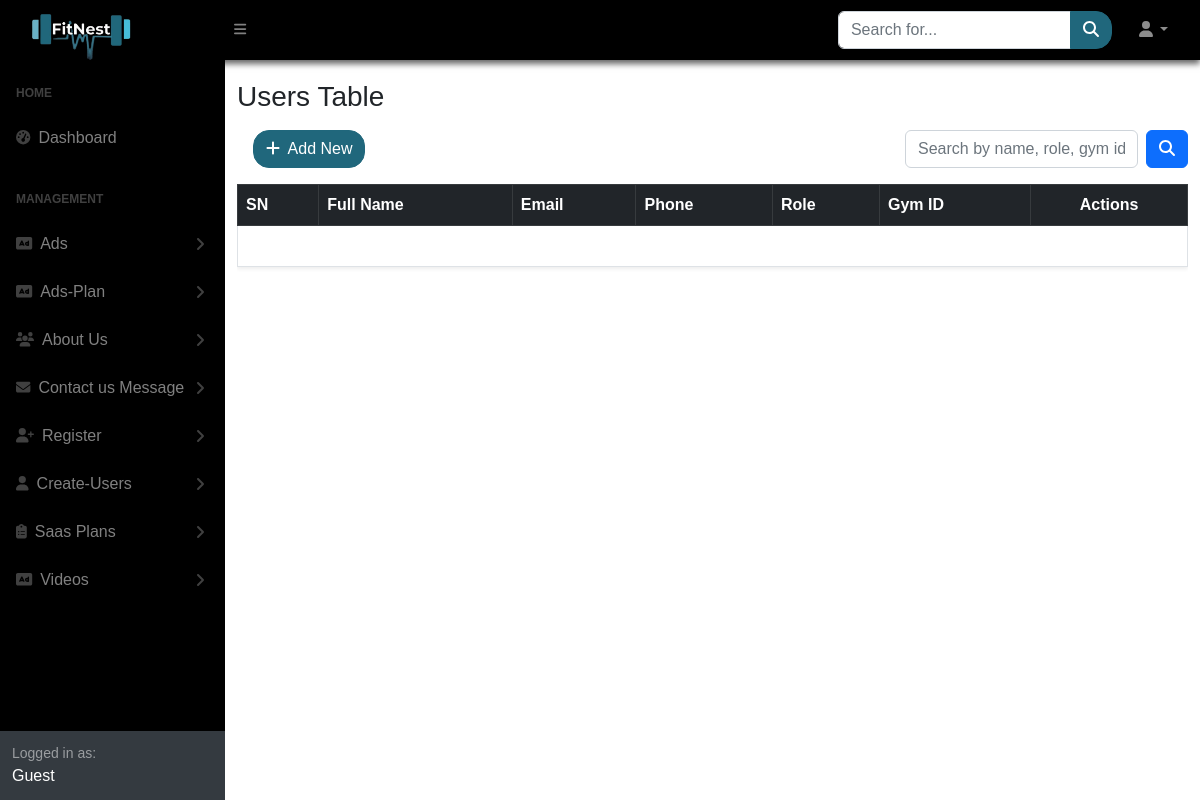
The app's page /SuperAdmin/Create-Users/index.php, older data.
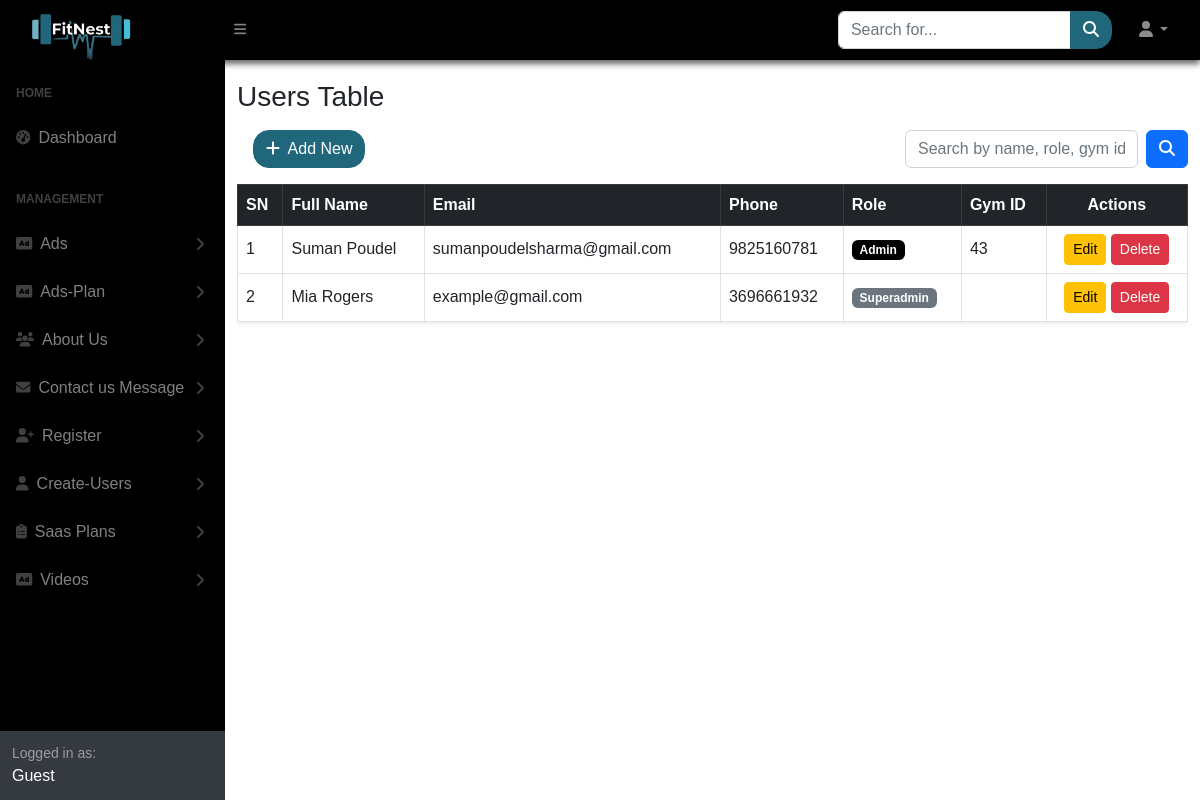
The same page, newer data.
### tables this page shows
CREATE TABLE `users` (
  `user_id` int(11) NOT NULL,
  `gym_id` int(11) DEFAULT NULL,
  `name` varchar(150) NOT NULL,
  `email` varchar(150) NOT NULL,
  `phone` varchar(20) DEFAULT NULL,
  `password` varchar(255) NOT NULL,
  `role` enum('superadmin','admin','trainer') NOT NULL,
  `created_at` timestamp NOT NULL DEFAULT current_timestamp(),
  `updated_at` timestamp NOT NULL DEFAULT current_timestamp() ON UPDATE current_timestamp()
);

### SuperAdmin/Create-Users/index.php (the view, shortened to what this page needs)
<?php
include "../../database/db_connect.php";
$limit = 15;
$page = isset($_GET['page']) && is_numeric($_GET['page']) ? (int)$_GET['page'] : 1;
$offset = ($page - 1) * $limit;
$search = isset($_GET['search']) ? trim($_GET['search']) : "";
$baseQuery = "FROM users WHERE 1";
$sql = "SELECT user_id, gym_id, name, email, phone, password, role, created_at, updated_at
        $baseQuery
        ORDER BY created_at DESC
        LIMIT $limit OFFSET $offset";
$result = $conn->query($sql);
$users = [];
if ($result && $result->num_rows > 0) {
    while ($row = $result->fetch_assoc()) {
        $users[] = $row;
    }
}
?>
<?php require("../sidelayout.php"); ?>
<div id="layoutSidenav_content">
    <main>
        <div class="container mt-4">
            <h3 class="mb-3">Users Table</h3>
            <div class="d-flex justify-content-between align-items-center mb-3">
                <a href="create.php" class="btn btn-our ms-3">
                    <i class="fas fa-plus me-1"></i> Add New
                </a>
                <form method="GET" class="d-flex" style="max-width: 300px;">
                    <input type="text" name="search" class="form-control me-2" placeholder="Search by name, role, gym id" value="<?= htmlspecialchars($search) ?>">
                    <button type="submit" class="btn btn-primary">
                        <i class="fas fa-search"></i>
                    </button>
                </form>
            </div>
            <div class="table-responsive">
                <table class="table table-bordered table-hover shadow-sm align-middle">
                    <thead class="table-dark">
                        <tr>
                            <th>SN</th>
                            <th>Full Name</th>
                            <th>Email</th>
                            <th>Phone</th>
                            <th>Role</th>
                            <th>Gym ID</th>
                            <th class="text-center">Actions</th>
                        </tr>
                    </thead>
                    <tbody>
                        <?php
                        $sn = $offset + 1;
                        if (!empty($users)):
                            foreach ($users as $user): ?>
                                <tr>
                                    <td><?= $sn++ ?></td>
                                    <td><?= htmlspecialchars($user['name']) ?></td>
                                    <td><?= htmlspecialchars($user['email']) ?></td>
                                    <td><?= htmlspecialchars($user['phone']) ?></td>
                                    <td>
                                        <span class="badge <?= strtolower($user['role']) === 'admin' ? 'bg-primary' : 'bg-secondary' ?>">
                                            <?= htmlspecialchars(ucfirst($user['role'])) ?>
                                        </span>
                                    </td>
                                    <td>
                                        <?php if (strtolower($user['role']) === 'admin' && !empty($user['gym_id'])): ?>
                                            <?= htmlspecialchars($user['gym_id']) ?>
                                        <?php else: ?>
                                            <span class="text-muted">-</span>
                                        <?php endif; ?>
                                    </td>
                                    <td class="text-center">
                                        <a href="edit.php?id=<?= $user['user_id'] ?>" class="btn btn-sm btn-warning">Edit</a>
                                        <a href="delete.php?id=<?= $user['user_id'] ?>" class="btn btn-sm btn-danger" onclick="return confirm('Are you sure you want to delete this user?');">Delete</a>
                                    </td>
                                </tr>
                            <?php endforeach;
                        else: ?>
                            <tr>
                                <td colspan="7" class="text-center text-muted">No users found.</td>
                            </tr>
                        <?php endif; ?>
                    </tbody>
                </table>
            </div>
        </div>
        <link href="https://cdnjs.cloudflare.com/ajax/libs/font-awesome/6.5.0/css/all.min.css" rel="stylesheet" />
    </main>
    <?php require("../assets/link.php"); ?>

### SuperAdmin/Layouts/header.php (shortened to what this page needs)
<!DOCTYPE html>
<html lang="en">
<head>
    <link href="https://cdn.jsdelivr.net/npm/simple-datatables@7.1.2/dist/style.min.css" rel="stylesheet" />
    <link href="../assets/css/styles.css" rel="stylesheet" />
    <link rel="stylesheet" href="../assets/css/landing.css">
</head>
<body class="sb-nav-fixed">

### SuperAdmin/Layouts/navbar.php (shortened to what this page needs)
<nav class="sb-topnav navbar navbar-expand navbar-dark bg-dark">
    <a class="navbar-brand ps-3" href="../../index.php"><img src="../uploads/logo_transparent.png" alt=""></a>
    <button class="btn btn-link btn-sm order-1 order-lg-0 me-4 me-lg-0" id="sidebarToggle" href="#!"><i
            class="fas fa-bars"></i></button>
    <form class="d-none d-md-inline-block form-inline ms-auto me-0 me-md-3 my-2 my-md-0">
        <div class="input-group">
            <input class="form-control" type="text" placeholder="Search for..." aria-label="Search for..."
                aria-describedby="btnNavbarSearch" />
            <button class="btn btn-our" id="btnNavbarSearch" type="button"><i
                    class="fas fa-search"></i></button>
        </div>
    </form>
    <ul class="navbar-nav ms-auto ms-md-0 me-3 me-lg-4">
        <li class="nav-item dropdown">
            <a class="nav-link dropdown-toggle" id="navbarDropdown" href="#" role="button" data-bs-toggle="dropdown"
                aria-expanded="false"><i class="fas fa-user fa-fw"></i></a>
        </li>
    </ul>
</nav>

### SuperAdmin/sidelayout.php (shortened to what this page needs)
<?php require_once('Layouts/header.php'); ?>
<?php require_once('Layouts/navbar.php'); ?>
<div id="layoutSidenav">
    <div id="layoutSidenav_nav">
        <nav class="sb-sidenav accordion sb-sidenav-dark" id="sidenavAccordion">
            <div class="sb-sidenav-menu bg-dark">
                <div class="nav">
                    <div class="sb-sidenav-menu-heading">Home</div>
                    <a class="nav-link" href="../superAdminPage.php">
                        <div class="sb-nav-link-icon"><i class="fas fa-tachometer-alt"></i></div>
                        Dashboard
                    </a>
                    <div class="sb-sidenav-menu-heading">Management</div>
                    <a class="nav-link collapsed" href="#" data-bs-toggle="collapse"
                        data-bs-target="#collapseAds" aria-expanded="false" aria-controls="collapseAds">
                        <div class="sb-nav-link-icon"><i class="fas fa-ad"></i></div>
                        Ads
                        <div class="sb-sidenav-collapse-arrow"><i class="fas fa-angle-down"></i></div>
                    </a>
                    <a class="nav-link collapsed" href="#" data-bs-toggle="collapse"
                        data-bs-target="#collapseAdsPlan" aria-expanded="false" aria-controls="collapseAdsPlan">
                        <div class="sb-nav-link-icon"><i class="fas fa-ad"></i></div>
                        Ads-Plan
                        <div class="sb-sidenav-collapse-arrow"><i class="fas fa-angle-down"></i></div>
                    </a>
                    <a class="nav-link collapsed" href="#" data-bs-toggle="collapse"
                        data-bs-target="#collapseAboutUs" aria-expanded="false" aria-controls="collapseAboutUs">
                        <div class="sb-nav-link-icon"><i class="fas fa-users"></i></div>
                        About Us
                        <div class="sb-sidenav-collapse-arrow"><i class="fas fa-angle-down"></i></div>
                    </a>
                    <a class="nav-link collapsed" href="#" data-bs-toggle="collapse"
                        data-bs-target="#collapseContactUs" aria-expanded="false" aria-controls="collapseConatctus">
                        <div class="sb-nav-link-icon"><i class="fas fa-envelope"></i></div>
                        Contact us Message
                        <div class="sb-sidenav-collapse-arrow"><i class="fas fa-angle-down"></i></div>
                    </a>
                    <a class="nav-link collapsed" href="#" data-bs-toggle="collapse"
                        data-bs-target="#collapseRegister" aria-expanded="false" aria-controls="collapseRegister">
                        <div class="sb-nav-link-icon"><i class="fas fa-user-plus"></i></div>
                        Register
                        <div class="sb-sidenav-collapse-arrow"><i class="fas fa-angle-down"></i></div>
                    </a>
                    <a class="nav-link collapsed" href="#" data-bs-toggle="collapse"
                        data-bs-target="#collapseUsers" aria-expanded="false" aria-controls="collapseUsers">
                        <div class="sb-nav-link-icon"><i class="fas fa-user"></i></div>
                        Create-Users
                        <div class="sb-sidenav-collapse-arrow"><i class="fas fa-angle-down"></i></div>
                    </a>
                    <a class="nav-link collapsed" href="#" data-bs-toggle="collapse"
                        data-bs-target="#collapseSaasPlans" aria-expanded="false" aria-controls="collapseSaasPlans">
                        <div class="sb-nav-link-icon"><i class="fas fa-clipboard-list"></i></div>
                        Saas Plans
                        <div class="sb-sidenav-collapse-arrow"><i class="fas fa-angle-down"></i></div>
                    </a>
                    <a class="nav-link collapsed" href="#" data-bs-toggle="collapse"
                        data-bs-target="#collapseVideos" aria-expanded="false" aria-controls="collapseVideos">
                        <div class="sb-nav-link-icon"><i class="fas fa-ad"></i></div>
                        Videos
                        <div class="sb-sidenav-collapse-arrow"><i class="fas fa-angle-down"></i></div>
                    </a>
                </div>
            </div>
            <div class="sb-sidenav-footer">
                <div class="small">Logged in as:</div>
                <?php
                if (isset($_SESSION['name'])) {
                    echo htmlspecialchars($_SESSION['name']);
                } elseif (isset($_SESSION['fullname'])) {
                    echo htmlspecialchars($_SESSION['fullname']);
                } else {
                    echo "<span class='text-muted'>Guest</span>";
                }
                ?>
            </div>
        </nav>
    </div>

### SuperAdmin/assets/link.php (shortened to what this page needs)
</div>
</div>
</body>
</html>

### SuperAdmin/assets/css/landing.css (style rules this page uses)
* { margin: 0; padding: 0; box-sizing: border-box; font-family: Sans-serif; }
html { height: 100%; scroll-behavior: smooth; }
.navbar { height: 60px; padding: 0; box-shadow: 0 4px 6px rgba(0, 0, 0, 0.6); }
.navbar-brand { margin-left: 1rem; }
.bg-primary { background-color: #000 !important; }
.navbar-brand img { height: 130px; }
.btn-our { --bs-btn-color: #fff; --bs-btn-bg: #20677c; --bs-btn-border-color: #20677c; --bs-btn-hover-color: #fff; --bs-btn-hover-bg: #1a5c6a; --bs-btn-hover-border-color: #175463; --bs-btn-focus-shadow-rgb: 32, 103, 124; --bs-btn-active-color: #fff; --bs-btn-active-bg: #175463; --bs-btn-active-border-color: #144c5a; --bs-btn-active-shadow: inset 0 3px 5px rgba(0, 0, 0, 0.125); --bs-btn-disabled-color: #fff; --bs-btn-disabled-bg: #20677c; --bs-btn-disabled-border-color: #20677c; color: var(--bs-btn-color); background-color: var(--bs-btn-bg); border: 1px solid var(--bs-btn-border-color); padding: 0.375rem 0.75rem; font-size: 1rem; line-height: 1.5; border-radius: 16px; transition: all 0.15s ease-in-out; display: inline-block; text-align: center; vertical-align: middle; cursor: pointer; user-select: none; text-decoration: none; }

Row changes from the older to the newer data that the page shows:
added users: name "Suman Poudel", email "sumanpoudelsharma@gmail.com", phone "9825160781", role "Admin", gym "43"
added users: name "Mia Rogers", email "example@gmail.com", phone "3696661932", role "Superadmin"
